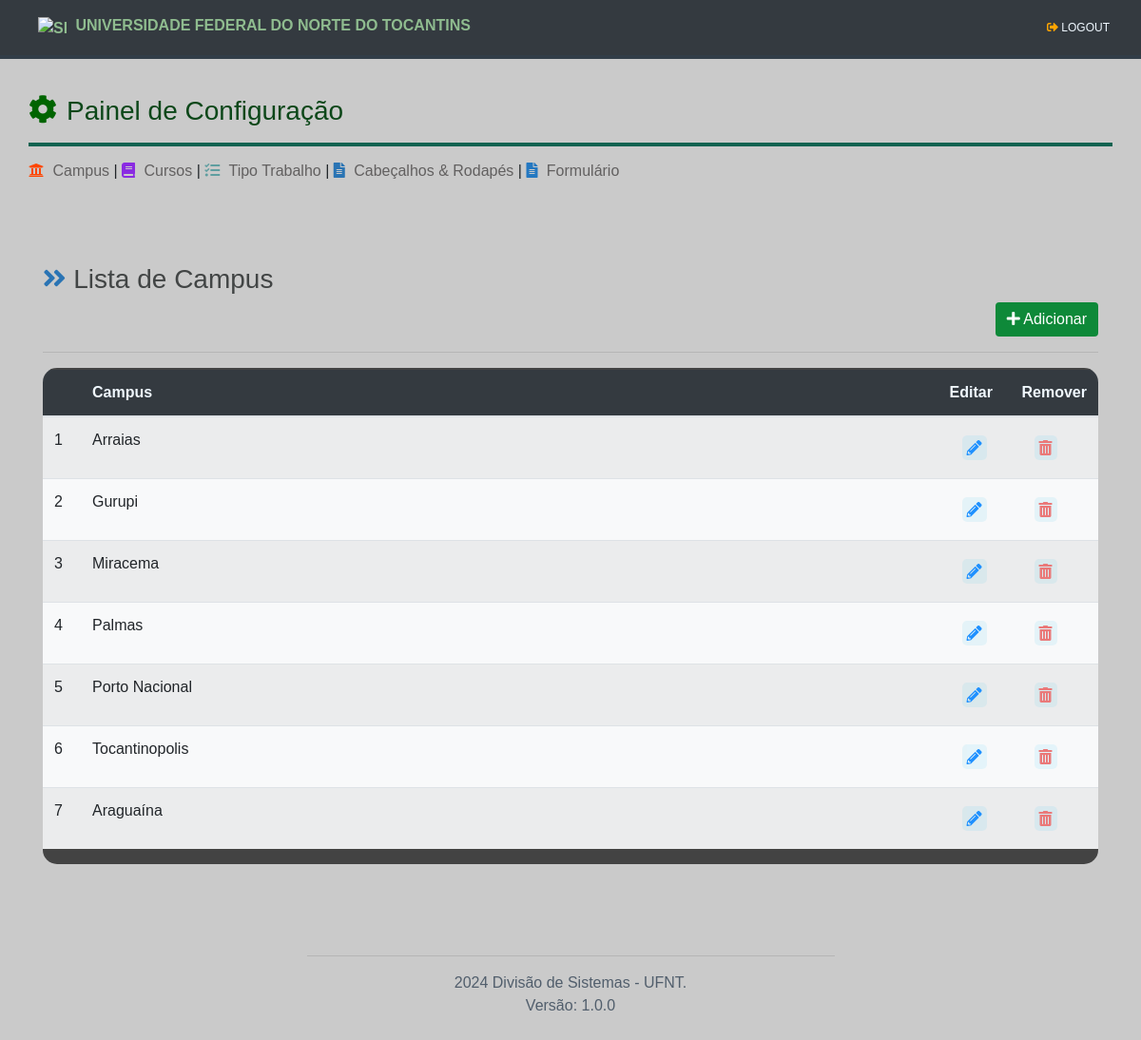
Page /campus/ (signed in) on the committed database.
### tables this page shows
CREATE TABLE campus (
                    id INTEGER PRIMARY KEY AUTOINCREMENT,
                    nome TEXT NOT NULL,                        
                    ativo INTEGER DEFAULT 1
                );

### routes/campus_routes.py (the view)
@campus_routes.route('/', methods=['GET', 'POST'])
@login_required
def campus_listar():
    campus = CampusModel.get_all()
    return render_template('campus_view.html', campus = campus )

### app.py (called while the page is built)
@login_manager.user_loader
def load_user(user_id):
    return UserModel.get_user_by_id(user_id)

### data/conexao.py (called while the page is built)
def get_conexao():
    conexao = sqlite3.connect('data/gfc.db')
    return conexao

### models/base_model.py (called while the page is built)
    @classmethod
    def get_all(cls):
        if not cls.tabela:
            raise ValueError("Nome da tabela não especificado na classe derivada.")
        con = get_conexao()
        cursor = con.cursor()
        query = f'SELECT * FROM {cls.tabela}'
        cursor.execute(query)
        colunas = [coluna[0] for coluna in cursor.description]
        objetos = [cls(**dict(zip(colunas, row))) for row in cursor.fetchall()]
        con.close()
        return objetos

### models/user_model.py (called while the page is built)
    @staticmethod
    def get_user_by_id(user_id: int):
        con = get_conexao()
        cursor = con.cursor()
        query = 'SELECT * FROM user WHERE id=?'
        cursor.execute(query, (user_id,))
        row = cursor.fetchone()
        if row:
            user = UserModel(
                id=row[0],
                username=row[1],
                password=row[2],
                ativo=row[3],
            )
            con.close()
            return user
        else:
            con.close()
            return None

    @property
    def is_authenticated(self):
        return True if self.id is not None else False

### templates/campus_view.html (shortened to what this page needs)
{% extends "base.html" %}
  {% block head %}
      <link rel="stylesheet" href="/static/assets/css/views/view.css" type="text/css">
  {% endblock %}
  {% block content %}
    {% include "componentes/_menu_conf.html" %}
  <div class="container">
    <div class="container">
      <div class="row">
        <h3><i class="fas fa-angle-double-right" style="color: rgb(42, 116, 180);"></i> Lista de Campus</h3>
      </div>
      <div class="row" style="display: flex; justify-content: flex-end;">
        <button type="button" class="btn btn-primary" data-toggle="modal" data-target="#modal" onclick="openModal()">
            <i class="fas fa-plus"></i> Adicionar
        </button>
      </div>
      </div>
      <hr>
      <div style="border-radius:15px; overflow: auto; padding: 0px; background-color:rgb(67, 67, 67); ">
        <table class="table table-striped bg-light" style="margin-top: 0px; padding:0px; border-top:2px solid rgb(67, 67, 67); ">
          <thead class="bg-dark" style="color: aliceblue;">
              <tr>
                  <th></th>
                  <th>Campus</th>
                  <th style="width:50px;">Editar</th>
                  <th style="width:50px;">Remover</th>
              </tr>
          </thead>
          <tbody>
              {% for obj in campus %}
                  <tr id="tr{{ obj.id }}">
                      <td style="width: 40px;">{{ loop.index }}</td>
                      <td>{{ obj.nome }}</td>
                      <td>
                          <a href="#">
                            <button type="button" class="btn" onclick='abrirModalEditar("{{ obj.id }}")'>
                                <i class="fas fa-pencil-alt icon" title="editar"></i>
                            </button>
                        </a>
                      </td>
                      <td>
                        <a href="#">
                          <button type="button" class="btn" onclick='abrirModalRemover("{{ obj.id }}", "{{ obj.nome }}");'>
                            <i class="fas fa-trash-alt icon-red" title="remover"></i>
                          </button>
                      </a>
                    </td>
                  </tr>
              {% endfor %}
          </tbody>
      </table>
      </div>
  </div>
  {% endblock %}

### static/assets/css/main.css (style rules this page uses)
body { background-color: #cacaca; font-family:'Trebuchet MS', 'Lucida Sans Unicode', 'Lucida Grande', 'Lucida Sans', Arial, sans-serif, Tahoma, Geneva, Verdana, sans-serif; font-weight: 500; }
.container a { text-decoration: none; color: darkslategrey; }
.container { margin-top: 80px; margin-bottom: 0; }
button.btn-primary { background-color: #0e8939; border: 1px solid #034f03; text-align: center; border: #656765; }

### static/assets/css/views/view.css (style rules this page uses)
.container h3 { color:rgb(66, 69, 69); }
.icon { background-color: rgba(55, 192, 238, 0.1); border-radius: 5px; padding: 5px; color: dodgerblue; transition: 0.4s; }
.icon-red { background-color: rgba(55, 192, 238, 0.1); border-radius: 5px; padding: 5px; color: rgb(234, 121, 121); transition: 0.4s; }
table { overflow-x: auto; }

### rows in the picture
campus: nome "Arraias"
campus: nome "Gurupi"
campus: nome "Miracema"
campus: nome "Palmas"
campus: nome "Porto Nacional"
campus: nome "Tocantinopolis"
campus: nome "Araguaína"
